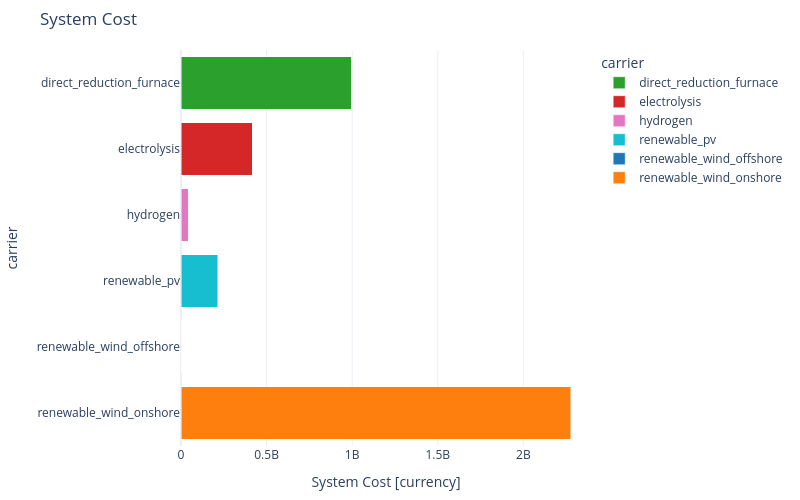

Write notebook code for a chart like this one.
### Code cell
n.stats.system_cost.iplot.bar()

### Figure 1 — Plotly figure (JSON) as saved in the notebook; plotly's stock layout.template omitted (floating-point values rounded to 4 significant figures)
{"data": [{"hovertemplate": "carrier=%{y}<br>System Cost [currency]=%{x}<extra></extra>", "legendgroup": "direct_reduction_furnace", "marker": {"color": "#2ca02c", "pattern": {"shape": ""}}, "name": "direct_reduction_furnace", "orientation": "h", "showlegend": true, "textposition": "auto", "type": "bar", "x": [995800000.0], "xaxis": "x", "y": ["direct_reduction_furnace"], "yaxis": "y"}, {"hovertemplate": "carrier=%{y}<br>System Cost [currency]=%{x}<extra></extra>", "legendgroup": "electrolysis", "marker": {"color": "#d62728", "pattern": {"shape": ""}}, "name": "electrolysis", "orientation": "h", "showlegend": true, "textposition": "auto", "type": "bar", "x": [414800000.0], "xaxis": "x", "y": ["electrolysis"], "yaxis": "y"}, {"hovertemplate": "carrier=%{y}<br>System Cost [currency]=%{x}<extra></extra>", "legendgroup": "hydrogen", "marker": {"color": "#e377c2", "pattern": {"shape": ""}}, "name": "hydrogen", "orientation": "h", "showlegend": true, "textposition": "auto", "type": "bar", "x": [41930000.0], "xaxis": "x", "y": ["hydrogen"], "yaxis": "y"}, {"hovertemplate": "carrier=%{y}<br>System Cost [currency]=%{x}<extra></extra>", "legendgroup": "renewable_pv", "marker": {"color": "#17becf", "pattern": {"shape": ""}}, "name": "renewable_pv", "orientation": "h", "showlegend": true, "textposition": "auto", "type": "bar", "x": [215600000.0], "xaxis": "x", "y": ["renewable_pv"], "yaxis": "y"}, {"hovertemplate": "carrier=%{y}<br>System Cost [currency]=%{x}<extra></extra>", "legendgroup": "renewable_wind_offshore", "marker": {"color": "#1f77b4", "pattern": {"shape": ""}}, "name": "renewable_wind_offshore", "orientation": "h", "showlegend": true, "textposition": "auto", "type": "bar", "x": [8e-05], "xaxis": "x", "y": ["renewable_wind_offshore"], "yaxis": "y"}, {"hovertemplate": "carrier=%{y}<br>System Cost [currency]=%{x}<extra></extra>", "legendgroup": "renewable_wind_onshore", "marker": {"color": "#ff7f0e", "pattern": {"shape": ""}}, "name": "renewable_wind_onshore", "orientation": "h", "showlegend": true, "textposition": "auto", "type": "bar", "x": [2275000000.0], "xaxis": "x", "y": ["renewable_wind_onshore"], "yaxis": "y"}], "layout": {"barmode": "stack", "height": 500, "legend": {"title": {"text": "carrier"}, "tracegroupgap": 0}, "margin": {"b": 50, "l": 50, "r": 50, "t": 50}, "title": {"text": "System Cost"}, "width": 800, "xaxis": {"anchor": "y", "domain": [0, 1], "title": {"text": "System Cost [currency]"}}, "yaxis": {"anchor": "x", "categoryarray": ["renewable_wind_onshore", "renewable_wind_offshore", "renewable_pv", "hydrogen", "electrolysis", "direct_reduction_furnace"], "categoryorder": "array", "domain": [0, 1], "title": {"text": "carrier"}}}}
